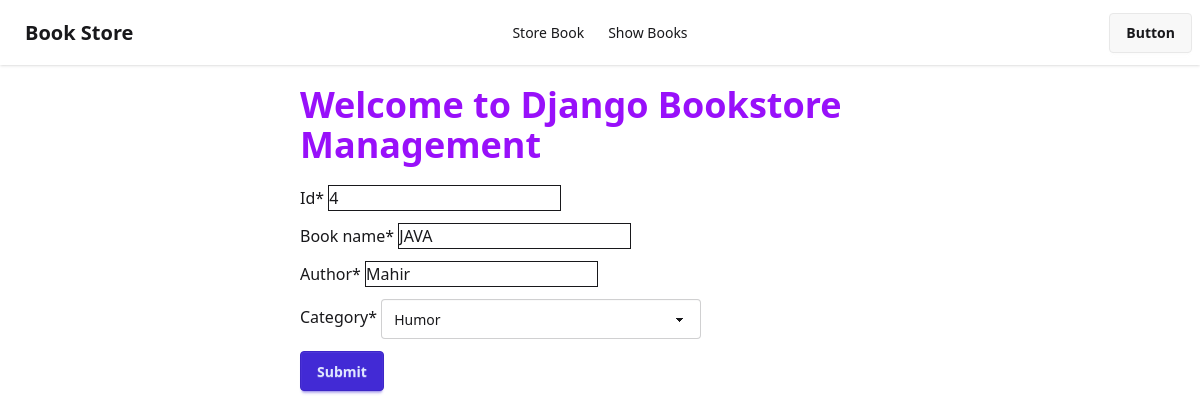
Before: /edit_book/4 with the older database file.
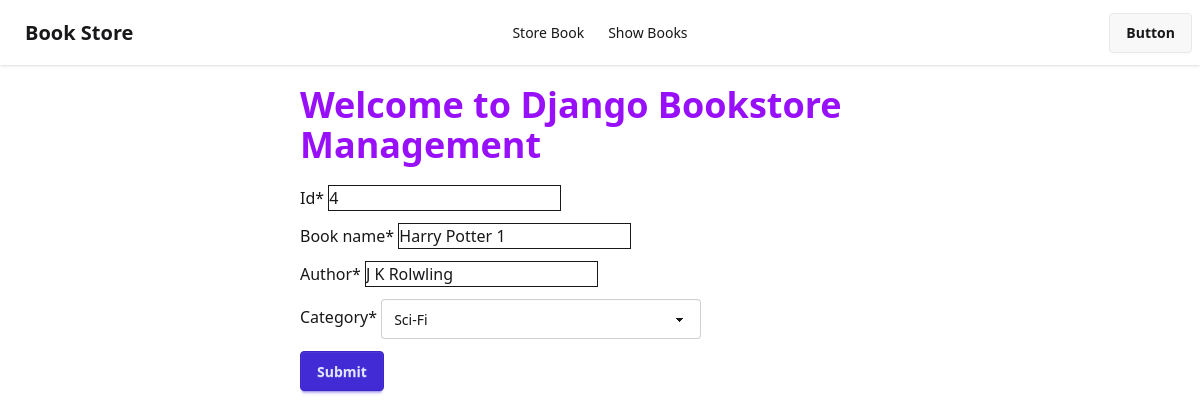
After: the same page with the newer database file.
### book/models.py (models this page shows)
class BookStoreModel(models.Model):
    CATEGORY = (
        ('Mystery', 'Mystery'),
        ('Thriller', 'Thriller'),
        ('Sci-Fi', 'Sci-Fi'),
        ('Humor', 'Humor'),
        ('Horror', 'Horror')
    )
    id = models.IntegerField(primary_key=True)
    book_name = models.CharField(max_length= 30)
    author = models.CharField(max_length= 20)
    category = models.CharField(max_length=30, choices=CATEGORY)
    first_pub = models.DateTimeField(auto_now_add=True)
    last_pub = models.DateTimeField(auto_now=True)

### book/views.py (the view)
# urls.py: path('edit_book/<int:pk>', views.BookUpdateView.as_view(), name="edit_book"),
class BookUpdateView(UpdateView):
    model = BookStoreModel
    template_name = 'store_book.html'
    form_class = BookStoreForm
    success_url = reverse_lazy('show_books')

### book/forms.py
class BookStoreForm(forms.ModelForm):
    class Meta:
        model = BookStoreModel
        fields = '__all__'

### book/templates/store_book.html (shortened to what this page needs)
{% extends "base.html" %}
{% load crispy_forms_tags %}
{% block content %}
<div class="w-1/2 mx-auto">
    <h1 class="text-4xl text-purple-600 font-bold my-5">Welcome to Django Bookstore Management</h1>
    <form method="post">
        {{form|crispy}}
        <button class="btn btn-primary">Submit</button>
    </form>
</div>
{% endblock %}

Changed rows visible on the page:
changed BookStoreModel id 4: book_name "JAVA" → "Harry Potter 1"; author "Mahir" → "J K Rolwling"; category "Humor" → "Sci-Fi"
